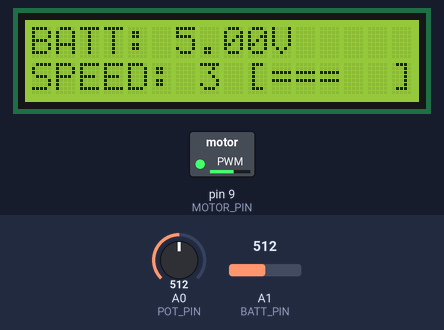
A sketch run on a simulated Arduino Uno, built with avr-gcc and run on an emulated ATmega328P. Parts: 16×2 character LCD, switched loads named in the sketch (green lamp = pin HIGH). The inputs (shaded band) are chosen by the test bench; at power-on: A0 (POT_PIN) = 512, A1 (BATT_PIN) = 512.

Above: at 2.7 s.
2.8 s: A0 (POT_PIN) set to 496
At 3.4 s:
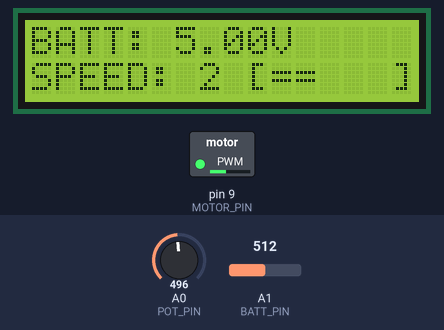
4.5 s: A0 (POT_PIN) set to 267
6.0 s: A0 (POT_PIN) set to 238
At 7.0 s:
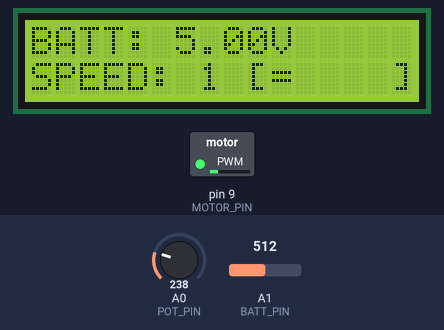
7.7 s: A0 (POT_PIN) set to 777
At 8.8 s:
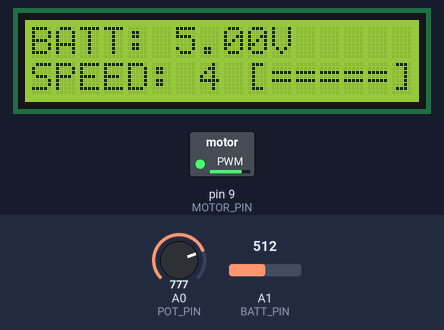
9.3 s: A1 (BATT_PIN) set to 716
At 10.5 s:
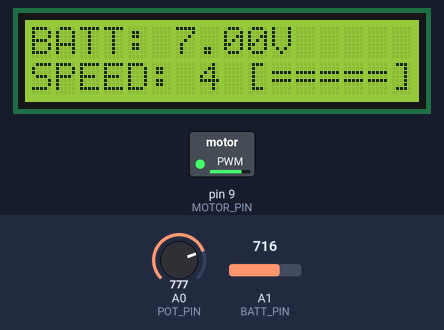
10.9 s: A1 (BATT_PIN) set to 777
At 12.3 s:
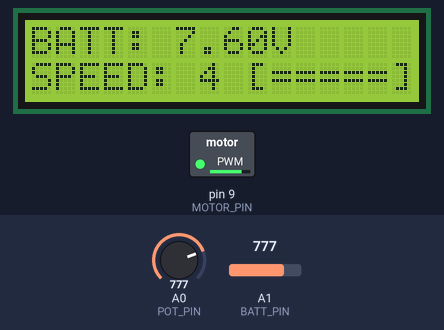
Timing chart, 0 to 13.5 s (numbered marks = the images above; inputs shaded):
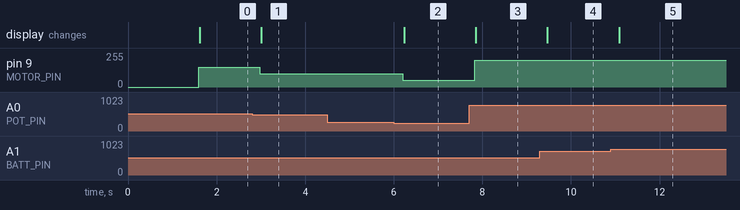

The sketch:

arduino-code.ino
```cpp
#include <Wire.h>
#include <LiquidCrystal_I2C.h>

// --- CONFIGURATION ---
// Potentiometer input (ADC)
const int POT_PIN  = A0;
// Voltage divider input (ADC)
const int BATT_PIN = A1;
// MOSFET Gate (PWM - Timer 1)
const int MOTOR_PIN = 9;

// Calibration needed (adjust MAX_PWM until Speed 4 is 2400 RPM)
const int MAX_PWM = 200;

// I2C LCD settings
LiquidCrystal_I2C lcd(0x27, 16, 2);

void setup() {
  pinMode(MOTOR_PIN, OUTPUT);

  lcd.init();
  lcd.backlight();

  // Start-up splash screen
  lcd.setCursor(0, 0);
  lcd.print("POV BASE v1.0");
  lcd.setCursor(0, 1);
  lcd.print("SYSTEM READY");
  delay(1500);
  lcd.clear();
}

void loop() {
  // 1. READ BATTERY VOLTAGE (ADC)
  // Voltage divider 10k/10k cuts voltage by half.
  // Formula: (ADC_Value * 5.0 / 1023.0) * 2 (multiplier for the divider)
  int battRaw = analogRead(BATT_PIN);
  float voltage = (battRaw * 5.0 / 1023.0) * 2.0;

  // 2. READ SPEED SELECTION (ADC)
  int potRaw = analogRead(POT_PIN);
  int speedStep = 0;
  int motorPWM = 0;

  // Logic for 4 equal segments of the 0-1023 range
  if (potRaw <= 255) {
    speedStep = 1;
    motorPWM = MAX_PWM * 0.25;
  } else if (potRaw <= 511) {
    speedStep = 2;
    motorPWM = MAX_PWM * 0.50;
  } else if (potRaw <= 767) {
    speedStep = 3;
    motorPWM = MAX_PWM * 0.75;
  } else {
    speedStep = 4;
    motorPWM = MAX_PWM;
  }

  // 3. CONTROL MOTOR (PWM)
  analogWrite(MOTOR_PIN, motorPWM);

  // 4. UPDATE DISPLAY (I2C)
  // Line 1: Battery Stats
  lcd.setCursor(0, 0);
  lcd.print("BATT: ");
  lcd.print(voltage);
  lcd.print("V    ");

  // Line 2: Speed Stats
  lcd.setCursor(0, 1);
  lcd.print("SPEED: ");
  lcd.print(speedStep);
  lcd.print(" [");
  // Visual progress bar for PWM
  int bars = map(motorPWM, 0, MAX_PWM, 0, 5);
  for(int i=0; i<5; i++) {
    if(i < bars) lcd.print("=");
    else lcd.print(" ");
  }
  lcd.print("]");

  delay(200);
}
```

Measured:
- the behaviour switches between 512 and 511 on A0 (POT_PIN) (found by bisection; images 0 and 1)
- the behaviour switches between 256 and 255 on A0 (POT_PIN) (found by bisection; images 1 and 2)
- after the input at 2.8 s, pin 9 (MOTOR_PIN): 150/255 → 100/255 after 0.18 s; the display: changes after 0.21 s (image 1)
- after the input at 4.5 s, every drawn part: stays the same
- after the input at 6.0 s, pin 9 (MOTOR_PIN): 100/255 → 50/255 after 0.21 s; the display: changes after 0.24 s (image 2)
- after the input at 7.7 s, pin 9 (MOTOR_PIN): 50/255 → 200/255 after 0.12 s; the display: changes after 0.15 s (image 3)
- after the input at 9.3 s, the display: changes after 0.17 s (image 4)
- after the input at 10.9 s, the display: changes after 0.19 s (image 5)
